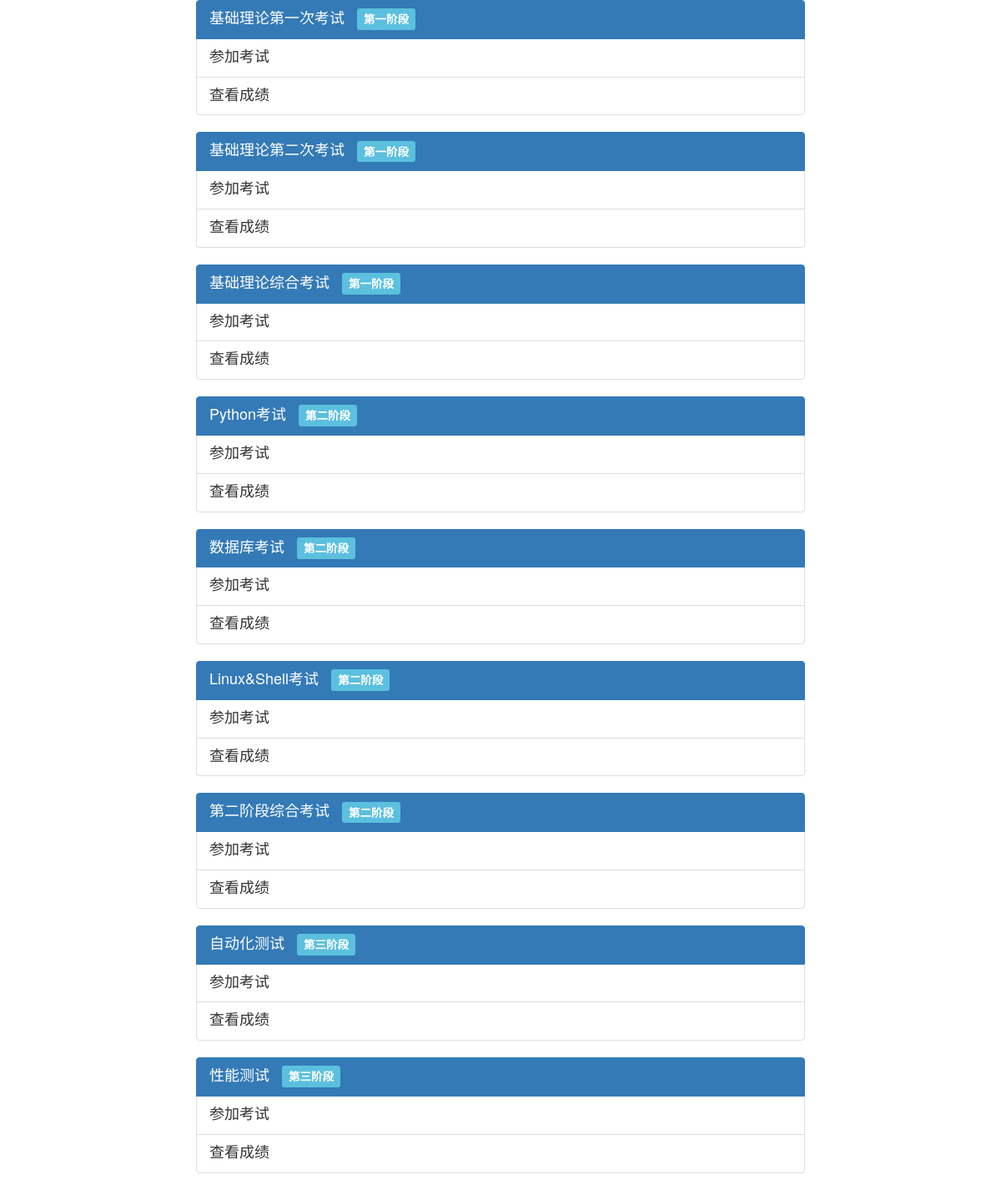
Screenshot of /test/ (signed in) with the database file from the repository.
### test_taking/models.py (models this page shows, shortened)
class Test(models.Model):
    FIRST = 'F'
    SECOND = 'S'
    THIRD = 'T'
    Q_STAGE = (
        (FIRST, '第一阶段'),
        (SECOND, '第二阶段'),
        (THIRD, '第三阶段')
    )
    INVALID = 'I'
    VALID = 'V'
    STATUS = (
        (INVALID, '无效'),
        (VALID, '有效')
    )
    course = models.CharField('考试科目', max_length=20)
    total_score = models.IntegerField('总分', blank=True, null=True)
    intro = models.TextField('科目简介', default='')
    stage = models.CharField('阶段', blank=True, choices=Q_STAGE, max_length=10)
    order = models.IntegerField('顺序', blank=True, null=True)
    status = models.CharField('状态', choices=STATUS, default='V', max_length=10)
    def q_stage(self):
        if self.stage == 'F':
            return '第一阶段'
        elif self.stage == 'S':
            return '第二阶段'
        elif self.stage == 'T':
            return '第三阶段'
    class Meta:
        verbose_name = '考试科目'
        verbose_name_plural = '考试科目'
        ordering = ['order']

### test_taking/views.py (the view)
# urls.py: path('test/', test_taking_view.testing),
@login_required
def testing(request):
    all_test_list = Test.objects.filter(status='V').order_by('order')
    return render(request, 'test_taking/testing.html',
                  {'all_test_list': all_test_list})

### test_taking/templates/test_taking/testing.html (shortened to what this page needs)
{% extends "base.html" %}
{% block content %}
    <div class="container">
        <div class="col-xs-6 col-md-8 col-center-block">
        {% for t in all_test_list %}
        <div class="list-group">
            <a href="#" class="list-group-item active">
                <h4 class="list-group-item-heading">
                    {{ t.course }}
                    <span class="label label-info">{{ t.q_stage }}</span>
                </h4>
            </a>
            <a href="/test_paper/{{ t.id }}/" class="list-group-item">
                <h4 class="list-group-item-heading">
                    参加考试
                </h4>
            </a>
            <a href="#" class="list-group-item">
                <h4 class="list-group-item-heading">
                    查看成绩
                </h4>
            </a>
        </div>
        {% endfor %}
    </div>
    </div>
{% endblock content %}

### templates/base.html (shortened to what this page needs)
<!DOCTYPE html>
<html lang="en">
<head>
    {% load bootstrap3 %}
    {% bootstrap_css %}
    {% load staticfiles %}
    <link rel="stylesheet" href="{% static 'css/style.css' %}" type="text/css">
</head>
<body>
    {% block content %}
    {% endblock content %}
</body>
</html>

### test_taking/static/css/style.css (style rules this page uses)
.col-center-block { float: none; display: block; margin-left: auto; margin-right: auto; }
span.label { margin-left: 10px; }

### rows the page displays
Test: course "基础理论第一次考试", q_stage "第一阶段"
Test: course "基础理论第二次考试", q_stage "第一阶段"
Test: course "基础理论综合考试", q_stage "第一阶段"
Test: course "Python考试", q_stage "第二阶段"
Test: course "数据库考试", q_stage "第二阶段"
Test: course "Linux&Shell考试", q_stage "第二阶段"
Test: course "第二阶段综合考试", q_stage "第二阶段"
Test: course "自动化测试", q_stage "第三阶段"
Test: course "性能测试", q_stage "第三阶段"
